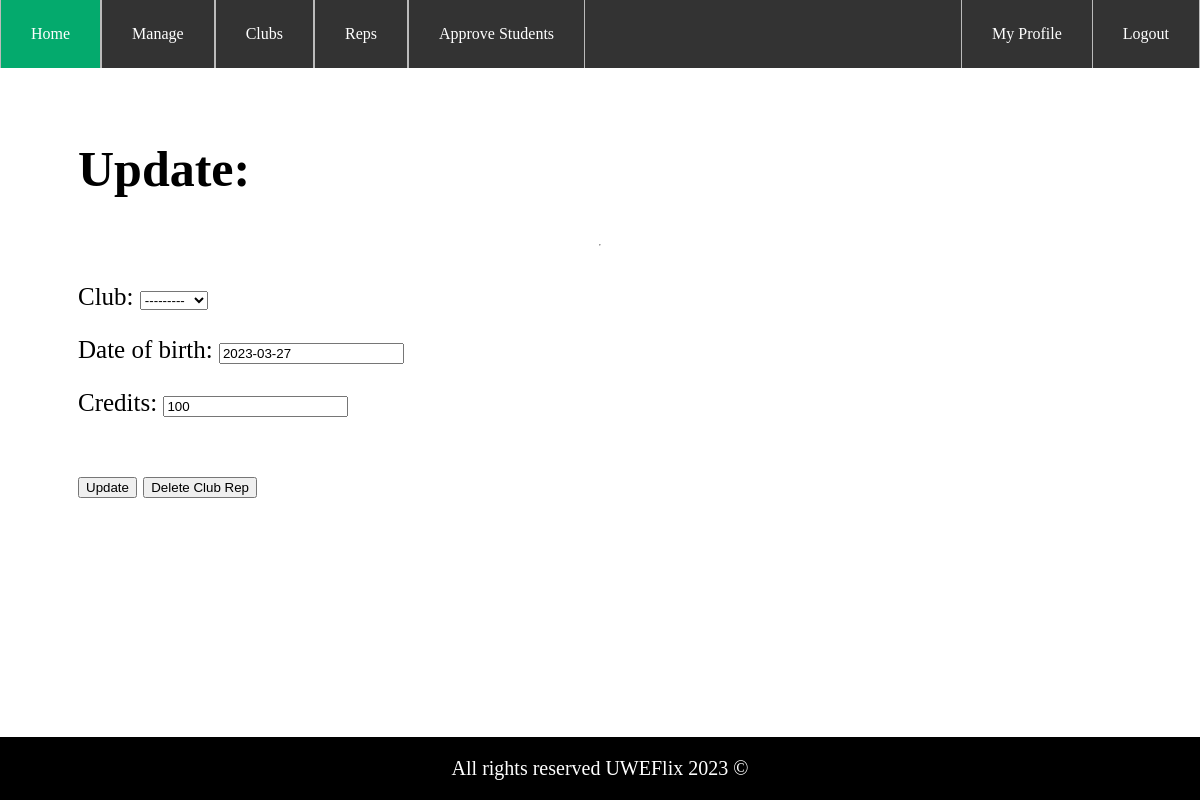
Before: /clubs/update_rep/1 (signed in) with the older database file.
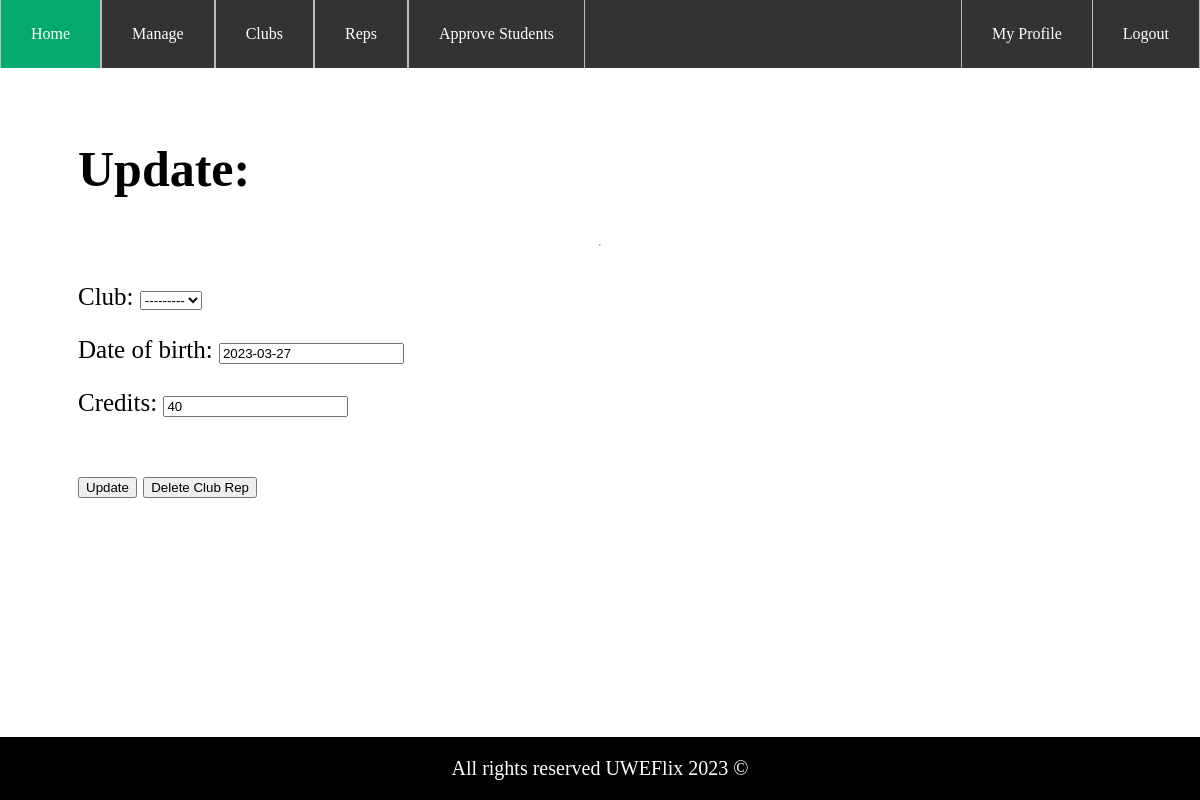
After: the same page with the newer database file.
### UWEFlix/models.py (models this page shows, shortened)
class UserProfile(models.Model):
    user_obj = models.OneToOneField(User, on_delete=models.CASCADE)
    club = models.ForeignKey(Club, null=True, on_delete=models.CASCADE, blank=True)
    date_of_birth = models.DateField(default=timezone.now, auto_now_add=False, auto_now=False, blank=False)
    credits = models.FloatField(default=0)
    discount = models.IntegerField(null=True, blank=True, default=0)
    applied_discount = models.IntegerField(null=True, blank=True, default=0)

### UWEFlix/decorators.py (the view)
        def wrapper_func(request, *args, **kwargs):
            group = None
            if request.user.groups.exists():
                group = request.user.groups.all()[0].name
            if group == 'Administrator' or group in allowed_roles:
                return view_func(request, *args, **kwargs)
            else:
                return redirect('Homepage')

### ClubManager/forms.py
class CreateClubRepForm(forms.ModelForm):
    class Meta:
        model = UserProfile
        fields = ['club', 'date_of_birth', 'credits']

### ClubManager/views.py (called while the page is built)
@login_required(login_url='/login')
@allowed_users(allowed_roles='CinemaManager')
def update_club_rep(request, rep_id):
    if rep_id:
        lookup = UserProfile.objects.get(id=rep_id)
        form = CreateClubRepForm(request.POST or None, instance=lookup)
        if form.is_valid():
            form.save()
            return redirect(view_club_reps)
        return render(request, 'ClubManager/update_rep.html', {'club_rep': lookup, 'form': form})
    return redirect(cinema_dashboard)

### UWEFlix/models.py (called while the page is built)
    def __str__(self):
        return str(self.name)

### UWEFlix/templatetags/customtags.py (called while the page is built)
@register.filter
def has_group(user, group_name):
    return user.groups.filter(name=group_name).exists() or user.groups.filter(name='Administrator').exists()

### ClubManager/templates/ClubManager/update_rep.html (shortened to what this page needs)
{% extends 'CinemaManager/parent.html' %}
{% block page %}
<h1>Update: {{club_rep.user.last_name}}</h1>
<hr class="solid">
<div class="container">
    <form id="update" method="POST" enctype="multipart/form-data">
        {{form.as_p}}
    </form>
</div>
<br>
<div>
    <button class="button" form="update">Update</button>
    <button class="button" onclick="window.location.href='/clubs/delete_rep/{{club_rep.id}}'">Delete Club Rep</button>
</div>
{% endblock %}

Changed rows visible on the page:
changed UserProfile: credits "100" → "40"
